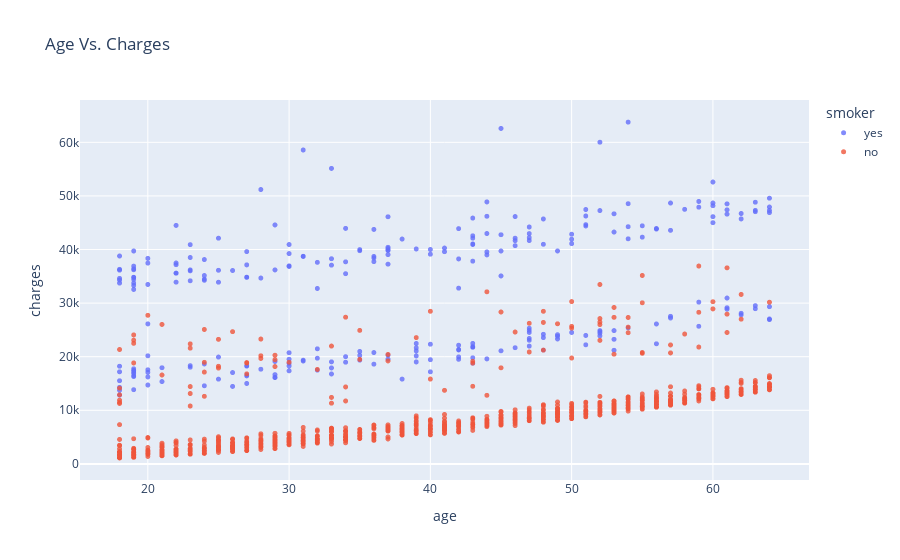

The cell this chart's notebook holds for it:
### Markdown cell above
### Age and Charges

### Code cell
fig = px.scatter(medical_data,
                    x = 'age',
                    y = 'charges',
                    color='smoker',
                    opacity=0.8,
                    hover_data=['sex','region'],
                    title="Age Vs. Charges"
                   )
fig.update_traces(marker_size=5)
fig.show()

### Figure 1 — Plotly figure (JSON) as saved in the notebook; plotly's stock layout.template omitted (floating-point values rounded to 4 significant figures; data arrays with more than 128 entries replaced by an {"elided": "..."} marker saying what was removed)
{"data": [{"customdata": {"elided": "274x2 str values"}, "hovertemplate": "smoker=yes<br>age=%{x}<br>charges=%{y}<br>sex=%{customdata[0]}<br>region=%{customdata[1]}<extra></extra>", "legendgroup": "yes", "marker": {"color": "#636efa", "opacity": 0.8, "size": 5, "symbol": "circle"}, "mode": "markers", "name": "yes", "showlegend": true, "type": "scattergl", "x": {"elided": "274 int values"}, "xaxis": "x", "y": {"elided": "274 float values"}, "yaxis": "y"}, {"customdata": {"elided": "1064x2 str values"}, "hovertemplate": "smoker=no<br>age=%{x}<br>charges=%{y}<br>sex=%{customdata[0]}<br>region=%{customdata[1]}<extra></extra>", "legendgroup": "no", "marker": {"color": "#EF553B", "opacity": 0.8, "size": 5, "symbol": "circle"}, "mode": "markers", "name": "no", "showlegend": true, "type": "scattergl", "x": {"elided": "1064 int values"}, "xaxis": "x", "y": {"elided": "1064 float values"}, "yaxis": "y"}], "layout": {"legend": {"title": {"text": "smoker"}, "tracegroupgap": 0}, "title": {"text": "Age Vs. Charges"}, "xaxis": {"anchor": "y", "domain": [0, 1], "title": {"text": "age"}}, "yaxis": {"anchor": "x", "domain": [0, 1], "title": {"text": "charges"}}}}
